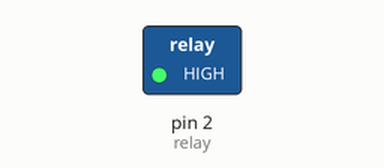
A sketch run on a simulated Arduino Uno, built with avr-gcc and run on an emulated ATmega328P. On the bench: switched loads named in the sketch (green lamp = pin HIGH).

Above: at 10.0 s.
At 30.0 s:
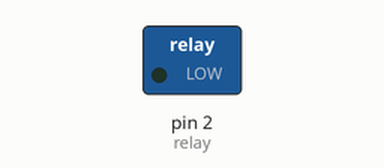
Timing chart, 0 to 52.0 s (numbered marks = the images above):
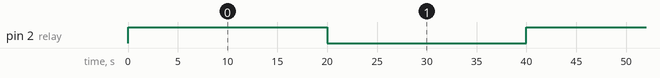

The sketch:

Relay_module.ino
```cpp
int relay =2;


void setup()
{
  pinMode(2,OUTPUT);

}

void loop()
{
  digitalWrite(relay, HIGH);
  delay(20000);
  digitalWrite(relay, LOW);
  delay(20000);


}
```

Measured:
- by itself, pin 2 (relay): alternates HIGH for 20.0 s and LOW for 20.0 s
